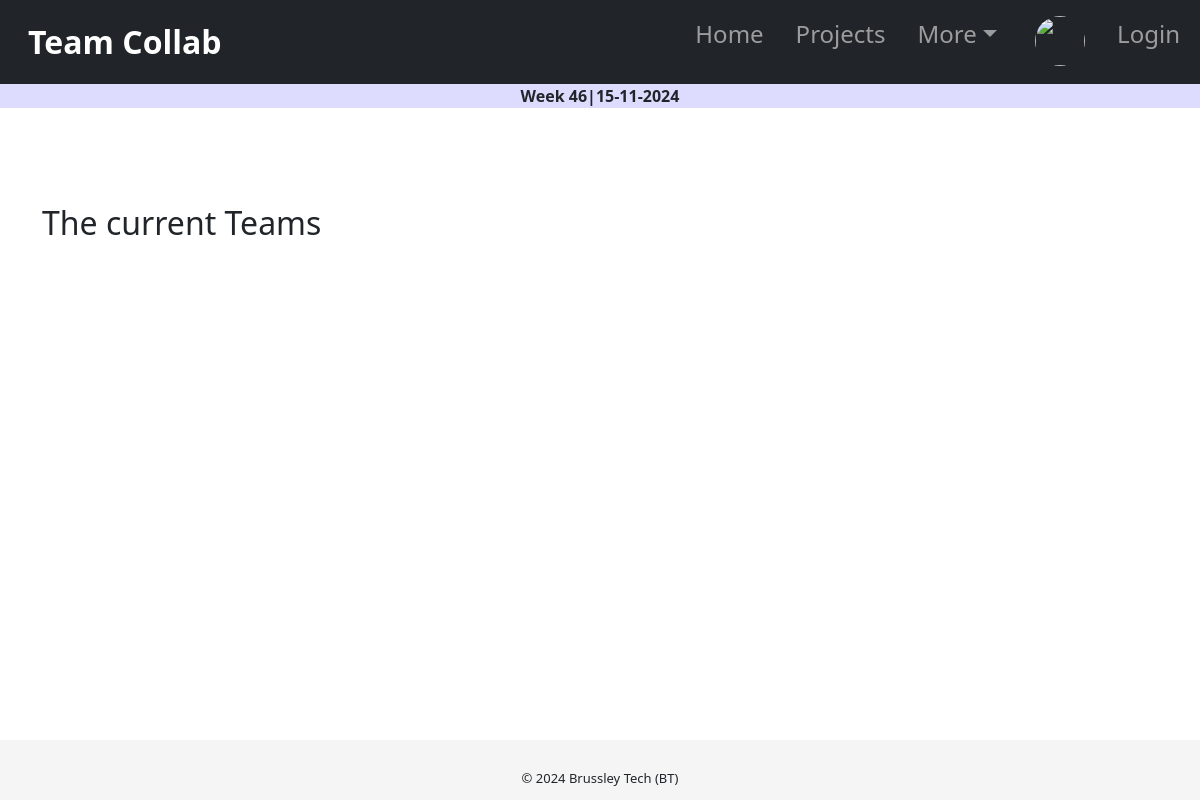
The page /teams/ on the database as committed earlier.
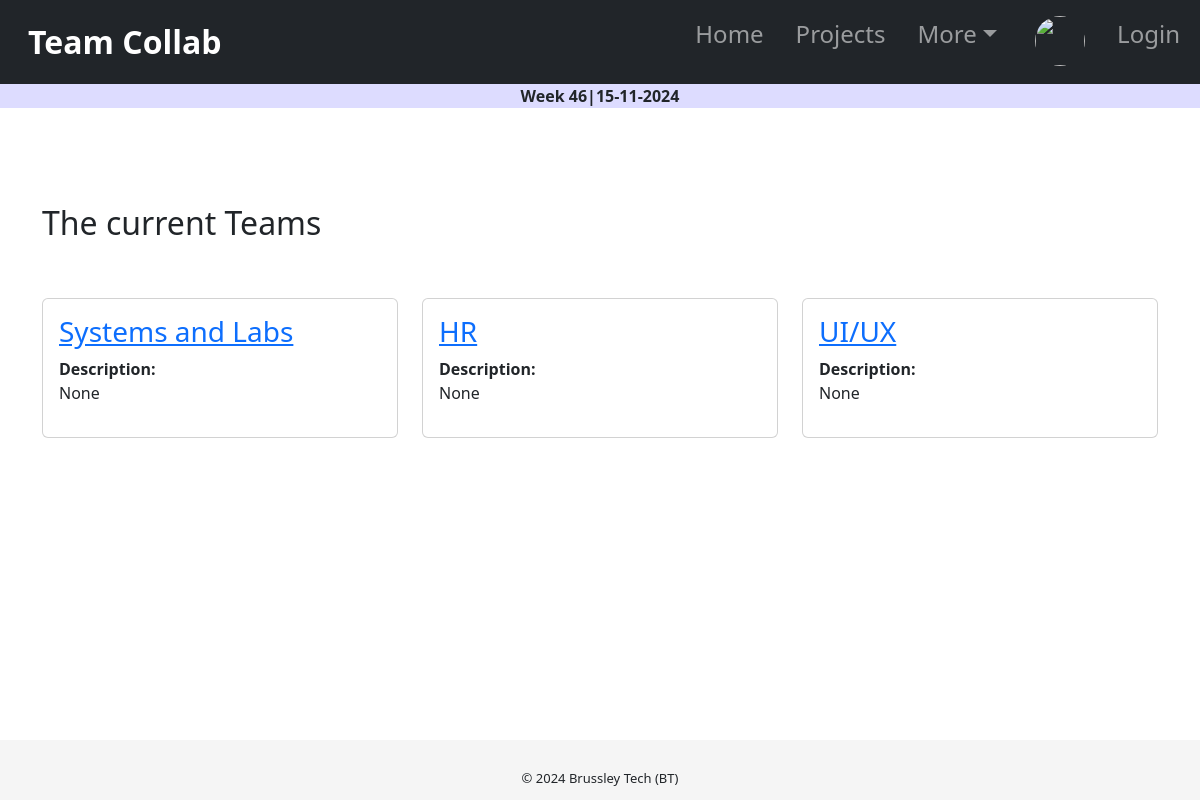
The same page on the database as committed later.
### users/models.py (models this page shows, shortened)
class Team(models.Model):
    name = models.CharField(max_length=255, null=True, blank=True)
    description=models.TextField(blank=True, null=True,)

### users/views.py (the view)
# urls.py: path('teams/', teams, name='teams'),
def teams(request):
    teams = Team.objects.all()
    return render(request, 'registration/team_list.html', {'teams': teams})

### users/templates/registration/team_list.html (shortened to what this page needs)
{% extends 'tasks/base.html' %}
{% block content %}
<br>
<br>
<br>
<div class="container mt-4">
  <h2>The current Teams</h2>
  <br>
  <br>
  <div class="row">
    {% for team in teams %}
    <div class="col-lg-4 col-md-6 mb-4">
      <div class="card">
        <div class="card-body">
          <h3><a href="{% url 'members' team.id %}">{{ team.name }}</a></h3>
          <Strong>Description:</Strong> <p>{{team.description | safe}}</p>
        </div>
      </div>
    </div>
    {% endfor %}
  </div>
</div>
{% endblock %}

Rows that differ between the two databases and show on the page:
added Team: name "Systems and Labs", description "None"
added Team: name "HR", description "None"
added Team: name "UI/UX", description "None"
